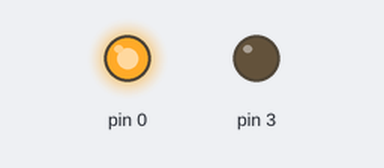
The sketch below on a simulated Arduino Uno, built with avr-gcc and run on an emulated ATmega328P. Parts: output pins drawn as LEDs (lit = HIGH). Dashed ring = blinking.

Above: at 0.4 s.
At 1.7 s:
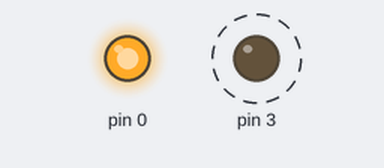
At 2.2 s:
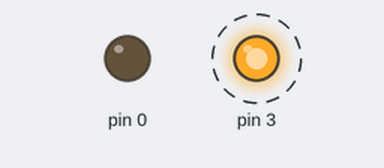
Timing chart, 0 to 3.0 s (numbered marks = the images above):
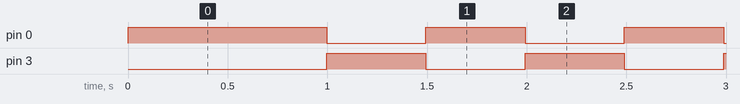

The sketch:

Ex_2Challenge.2.ino
```cpp
#include <avr/io.h>
#include <util/delay.h>
int offcount =0;
int oncount = 0;
int main(void) {
  DDRD = 0x09;
  TCCR0A = 0x00;
  TCCR0B = 0x03;
  TCCR1A = 0x00;
  PORTD = 0x01;
  while(true) {

    if(TCNT0 == 249) {
      offcount++;
      TCNT0 = 0;
    }
    if(offcount == 500) {
      PORTD =0x01;

      offcount = 0;
      TCCR0B = 0;
      TCCR1B = 0x03;
    }
    if(TCNT1 == 249) {
      oncount++;
      TCNT1 = 0;
    }
    if(oncount == 500) {
      PORTD = 0x08;
      oncount = 0;
      TCCR1B = 0;
      TCCR0B = 0x03;
    }
  }
}
```

Measured:
- by itself, pin 0: repeats every 1.0 s: LOW 0.50 s, HIGH 0.50 s
- by itself, pin 3: alternates HIGH for 0.50 s and LOW for 0.50 s
